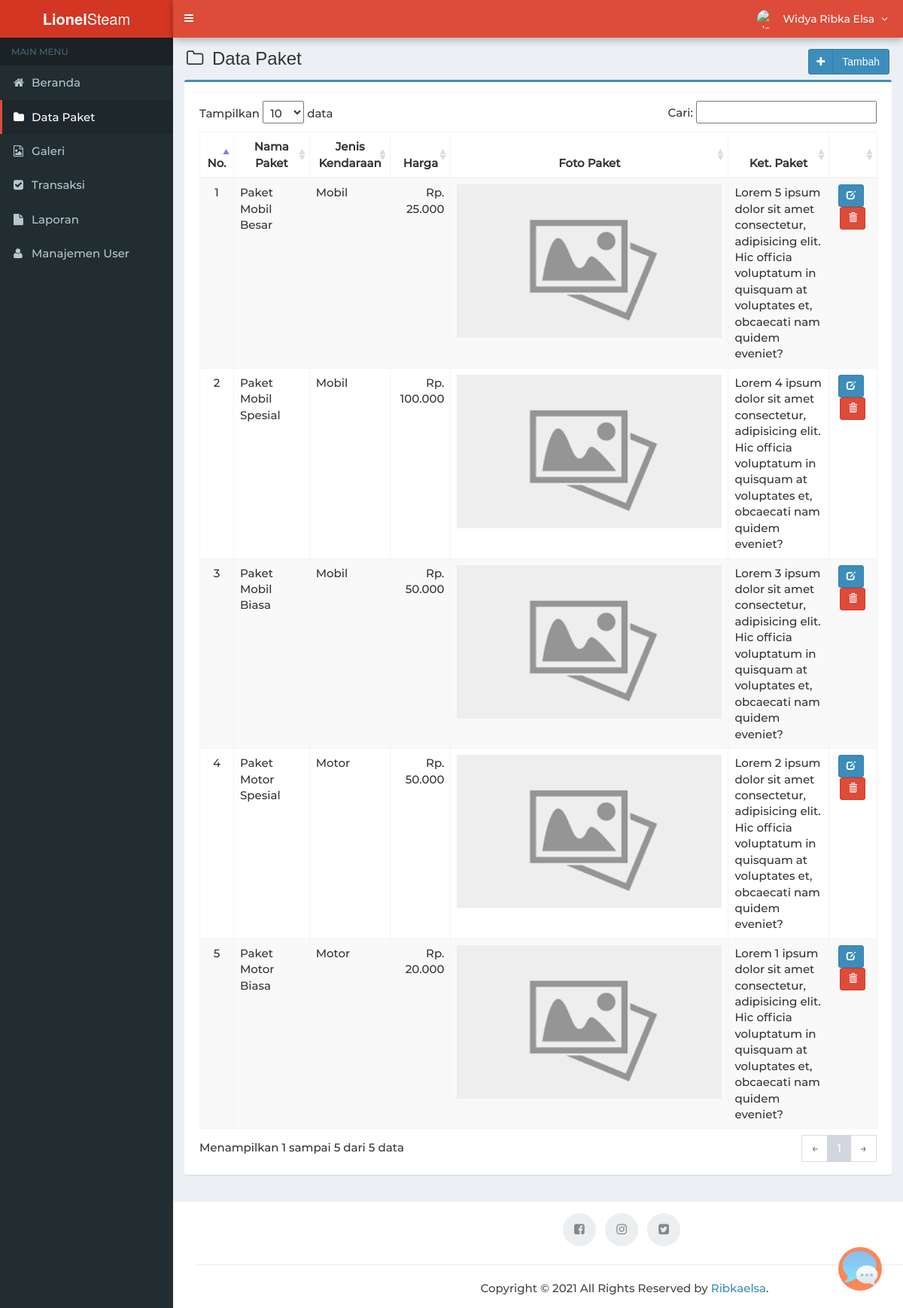
Screenshot of /main.php?module=paket (signed in) with the database file from the repository.
### tables this page shows
CREATE TABLE `paket` (
  `id_paket` int(11) NOT NULL,
  `nama_paket` varchar(30) NOT NULL,
  `jenis_kendaraan` enum('Mobil','Motor') NOT NULL,
  `harga` int(11) NOT NULL,
  `foto_paket` varchar(60) NOT NULL,
  `ket_paket` text NOT NULL
);

### config/fungsi_rupiah.php (called while the page is built, shortened)
<?php
function format_rupiah($angka){
  $rupiah=number_format($angka,0,',','.');
  return $rupiah;
}
?>

### modules/paket/view.php (the view, shortened to what this page needs)
<section class="content-header">
  <h1>
    <i class="fa fa-folder-o icon-title"></i> Data Paket
    <a class="btn btn-primary btn-social pull-right" href="?module=form_paket&form=add">
      <i class="fa fa-plus"></i> Tambah
    </a>
  </h1>
</section>
<section class="content">
  <div class="row">
    <div class="col-md-12">
      <div class="box box-primary">
        <div class="box-body">
          <table id="dataTables1" class="table table-bordered table-striped table-hover">
            <thead>
              <tr>
                <th class="center">No.</th>
                <th class="center">Nama Paket</th>
                <th class="center">Jenis Kendaraan</th>
                <th class="center">Harga</th>
                <th class="center">Foto Paket</th>
                <th class="center">Ket. Paket</th>
                <th></th>
              </tr>
            </thead>
            <tbody>
              <?php
              $no = 1;
              $query = mysqli_query($mysqli, "SELECT * FROM paket ORDER BY id_paket DESC")
                or die('Ada kesalahan pada query tampil data paket: ' . mysqli_error($mysqli));
              while ($data = mysqli_fetch_assoc($query)) {
                echo "<tr>
                      <td width='40' class='center'>$no</td>
                      <td width='200'>$data[nama_paket]</td>
                      <td width='120'>$data[jenis_kendaraan]</td>
                      <td width='80' align='right'>Rp. " . format_rupiah($data['harga']) . "</td>
                      <td width='100'><img src='assets/img/paket/$data[foto_paket]'class='mr-3 bg-light'></td>
                      <td width='200'>$data[ket_paket]</td>
                      <td class='center' width='80'>
                        <div>
                          <a data-toggle='tooltip' data-placement='top' title='Ubah' style='margin-right:5px' class='btn btn-primary btn-sm' href='?module=form_paket&form=edit&id=$data[id_paket]'>
                              <i style='color:#fff' class='glyphicon glyphicon-edit'></i>
                          </a>";
              ?>
                <a data-toggle="tooltip" data-placement="top" title="Hapus" class="btn btn-danger btn-sm" href="modules/paket/proses.php?act=delete&id=<?php echo $data['id_paket']; ?>" onclick="return confirm('Anda yakin ingin menghapus <?php echo $data['nama_paket']; ?> ?');">
                  <i style="color:#fff" class="glyphicon glyphicon-trash"></i>
                </a>
              <?php
                echo "    </div>
                      </td>
                      </tr>";
                $no++;
              }
              ?>
            </tbody>
          </table>
        </div>
      </div>
    </div>
  </div>
</section><!-- /.content

### assets/css/style.css (style rules this page uses)
.btn-social *:first-child { border-right: 1px solid rgba(0, 0, 0, 0.1); bottom: 0; font-size: 1em !important; left: 0; line-height: 32px !important; position: absolute; text-align: center; top: 0; width: 32px !important; }
.content-header { padding: 15px 18px 0; position: relative; }
.center { text-align:center; }
.icon-title { margin-right: 5px; }
body { background-color: #fff; color: #333; font-size: 15px; line-height: 1.42857; }

### assets/css/style_user.css (style rules this page uses)
* { margin: 0; padding: 0; box-sizing: border-box; }
body { font-family: 'montm'; }

### rows the page displays
paket: nama_paket "Paket Mobil Besar", jenis_kendaraan "Mobil", harga "25.000", foto_paket (placeholder picture), ket_paket "Lorem 5 ipsum dolor sit amet consectetur, adipisicing elit. Hic officia voluptatum in quisquam at voluptates et, obcaecati nam quidem eveniet?"
paket: nama_paket "Paket Mobil Spesial", jenis_kendaraan "Mobil", harga "100.000", foto_paket (placeholder picture), ket_paket "Lorem 4 ipsum dolor sit amet consectetur, adipisicing elit. Hic officia voluptatum in quisquam at voluptates et, obcaecati nam quidem eveniet?"
paket: nama_paket "Paket Mobil Biasa", jenis_kendaraan "Mobil", harga "50.000", foto_paket (placeholder picture), ket_paket "Lorem 3 ipsum dolor sit amet consectetur, adipisicing elit. Hic officia voluptatum in quisquam at voluptates et, obcaecati nam quidem eveniet?"
paket: nama_paket "Paket Motor Spesial", jenis_kendaraan "Motor", harga "50.000", foto_paket (placeholder picture), ket_paket "Lorem 2 ipsum dolor sit amet consectetur, adipisicing elit. Hic officia voluptatum in quisquam at voluptates et, obcaecati nam quidem eveniet?"
paket: nama_paket "Paket Motor Biasa", jenis_kendaraan "Motor", harga "20.000", foto_paket (placeholder picture), ket_paket "Lorem 1 ipsum dolor sit amet consectetur, adipisicing elit. Hic officia voluptatum in quisquam at voluptates et, obcaecati nam quidem eveniet?"

### other values shown
$_SESSION['nama_user'] "Widya Ribka Elsa"
